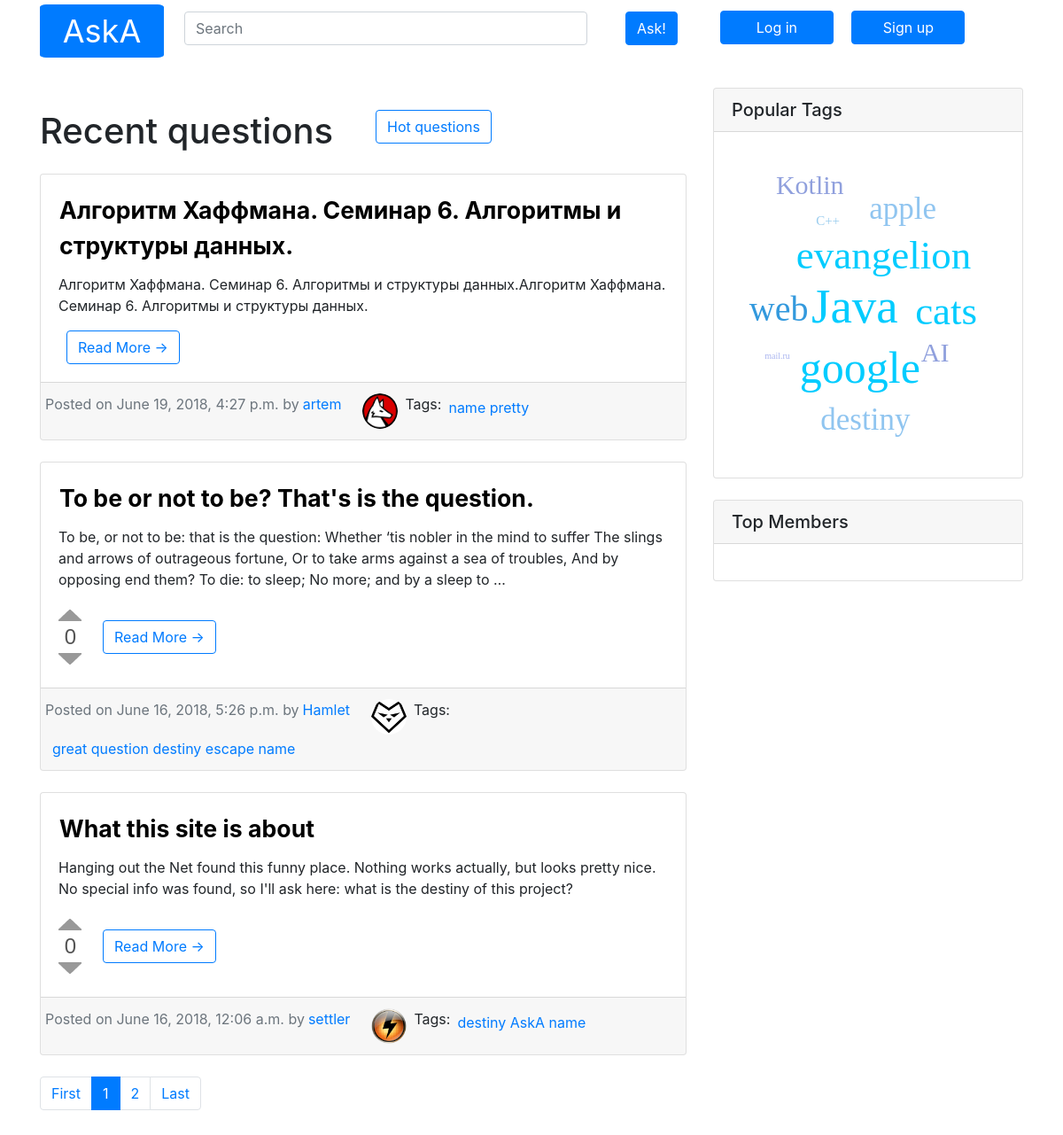
The page / on the database its author committed.
### question_list/models.py (models this page shows, shortened)
class Question(models.Model):
    title = models.CharField(max_length=200)
    text = models.TextField()
    author = models.ForeignKey('User', related_name='questions', on_delete=models.CASCADE)
    created = models.DateTimeField(default=timezone.now)
    tags = models.ManyToManyField('Tag', related_name='questions')
    rating = models.IntegerField(default=0)
    objects = QuestionManager()
    class Meta:
        ordering = ['created']
    def get_absolute_url(self):
        return "/question/%i" % self.id

class User(models.Model):
    user = models.OneToOneField(jUser, related_name='profile', on_delete=models.CASCADE)
    avatar = models.ImageField(upload_to='users_avatars', blank=True)
    rating = models.IntegerField(default=0)
    objects = UserManager()

class Tag(models.Model):
    text = models.CharField(max_length=20, unique=True)

### question_list/views.py (the view)
# urls.py: path('', views.listing, name='index'),
def listing(request):
    by_rating = request.GET.get('by_rating')
    if by_rating:
        queryset = Question.objects.get_hot()
    else:
        queryset = Question.objects.get_new()
    page = request.GET.get('page')
    questions = Paginator(queryset, 3).get_page(page)
    return render(request, 'question_list/index.html', {'questions': questions, 'page': page, 'by_rating': by_rating})

### question_list/models.py (called while the page is built)
    def get_new(self):
        queryset = Question.objects.order_by('-created')
        return queryset

### question_list/templates/question_list/index.html (shortened to what this page needs)
{% extends "question_list/base.html" %}
{% load staticfiles %}
                {% block content %}
                <div class="col-md-8">
                  <div class="ml-1 row mx-auto my-auto ">
                      {% if by_rating %}
                      <h1 class="my-4">Hot questions</h1>
                      <a class="btn btn-outline-primary ml-5 generic-button mt-4" href="{% url 'question_list:index' %}">Recent questions</a>
                      {% else %}
                      <h1 class="my-4">Recent questions</h1>
                       <a class="btn btn-outline-primary ml-5 generic-button mt-4" href="{% url 'question_list:index' %}?by_rating=1">Hot questions</a>
                      {% endif %}
                  </div>
                  {% for question in questions %}
                  <div class="card mb-4">
                    <div class="card-body">
                      <div class="row">
                        <a href="{{ question.get_absolute_url }}" class="card-title question-link ml-3">{{ question.title }}</a>
                      </div>
                      <p class="card-text">{{ question.text|truncatewords:50 }}</p>
                      <div class="row">
                        <div class="examples ml-2" id="vote{{ question.id }}"></div>
                        <div class="align-self-center">
                          <a href="{{ question.get_absolute_url }}" class="btn btn-outline-primary generic-button ml-3">Read More &rarr;</a>
                        </div>
                      </div>
                    </div>
                    <div class="card-footer">
                      <div class="row">
                        <div class="text-muted">Posted on {{ question.created }} by </div>
                        <a href="#" class="ml-1">{{ question.author.user.username }}</a>
                        <img class=" rounded-circle ml-4 img-circle img-fluid usericon mr-2" title="{{ question.author.user.username }}"
                          {% if question.author.avatar %} src="{{ question.author.avatar.url }}"
                          {% else %}
                          src="{% static 'img/icon128.svg' %}">
                          {% endif %}
                        <h6 class="ml-4 my-1"> Tags:</h6>
                        <div class="ml-2 text-muted mt-1">
                          {% for tag in question.tags.all %}
                          <a href="tag/{{ tag.text }}">{{ tag.text }}</a>
                          {% endfor %}
                        </div>
                      </div>
                    </div>
                  </div>
                {% endfor %}
                <nav aria-label="Page navigation example">
                  <ul class="pagination">
                    <li class="page-item"><a class="page-link" href="{% url 'question_list:index' %}{% if by_rating %}?by_rating=1&{% else %}?{% endif %}page=1">First</a></li>
                    <li class="page-item active"><a class="page-link" href="#">
                    {% if page %}
                      {{ page }}
                    {% else %}
                    1
                    {% endif %}
                    </a></li>
                    {% if questions.has_next %}
                    <li class="page-item"><a class="page-link" href="{% url 'question_list:index' %}{% if by_rating %}?by_rating=1&{% else %}?{% endif %}page={{ questions.next_page_number }}">{{ questions.next_page_number }}</a></li>
                    {% endif %}
                    <li class="page-item"><a class="page-link" href="{% url 'question_list:index' %}{% if by_rating %}?by_rating=1&{% else %}?{% endif %}page={{ questions.paginator.num_pages }}">Last</a></li>
                  </ul>
                </nav>
              </div>
              {% endblock %}

### question_list/static/css/custom.css (style rules this page uses)
body { padding-top: 100px; }
@media (min-width: 992px) { body { padding-top: 100px; } }
.usericon { width: 40px; height: 40px; }
.generic-button { height: 38px; }
.question-link { font-size: 20pt; color: black; text-decoration: none; font-weight: bold; }

### question_list/static/css/vote.css (style rules this page uses)
.examples { overflow: auto; }

### rows shown on the page
Question: title "Алгоритм Хаффмана. Семинар 6. Алгоритмы и структуры данных.", text "Алгоритм Хаффмана. Семинар 6. Алгоритмы и структуры данных.Алгоритм Хаффмана. Семинар 6. Алгоритмы и структуры данных.", created "June 19, 2018, 4:27 p.m.", author.user.username "artem", author.avatar (picture)
Tag: text "name"
Tag: text "pretty"
Question: title "To be or not to be? That's is the question.", text "To be, or not to be: that is the question: Whether ‘tis nobler in the mind to suffer The slings and arrows of outrageous fortune, Or to take arms against a sea of troubles, And by opposing end them? To die: to sleep; No more; and by a sleep to …", created "June 16, 2018, 5:26 p.m.", author.user.username "Hamlet", author.avatar (picture)
Tag: text "great question"
Tag: text "destiny"
Tag: text "escape"
Question: title "What this site is about", text "Hanging out the Net found this funny place. Nothing works actually, but looks pretty nice. No special info was found, so I'll ask here: what is the destiny of this project?", created "June 16, 2018, 12:06 a.m.", author.user.username "settler", author.avatar (picture)
Tag: text "AskA"

### other values the page prints
{{ questions.next_page_number }} "2"
